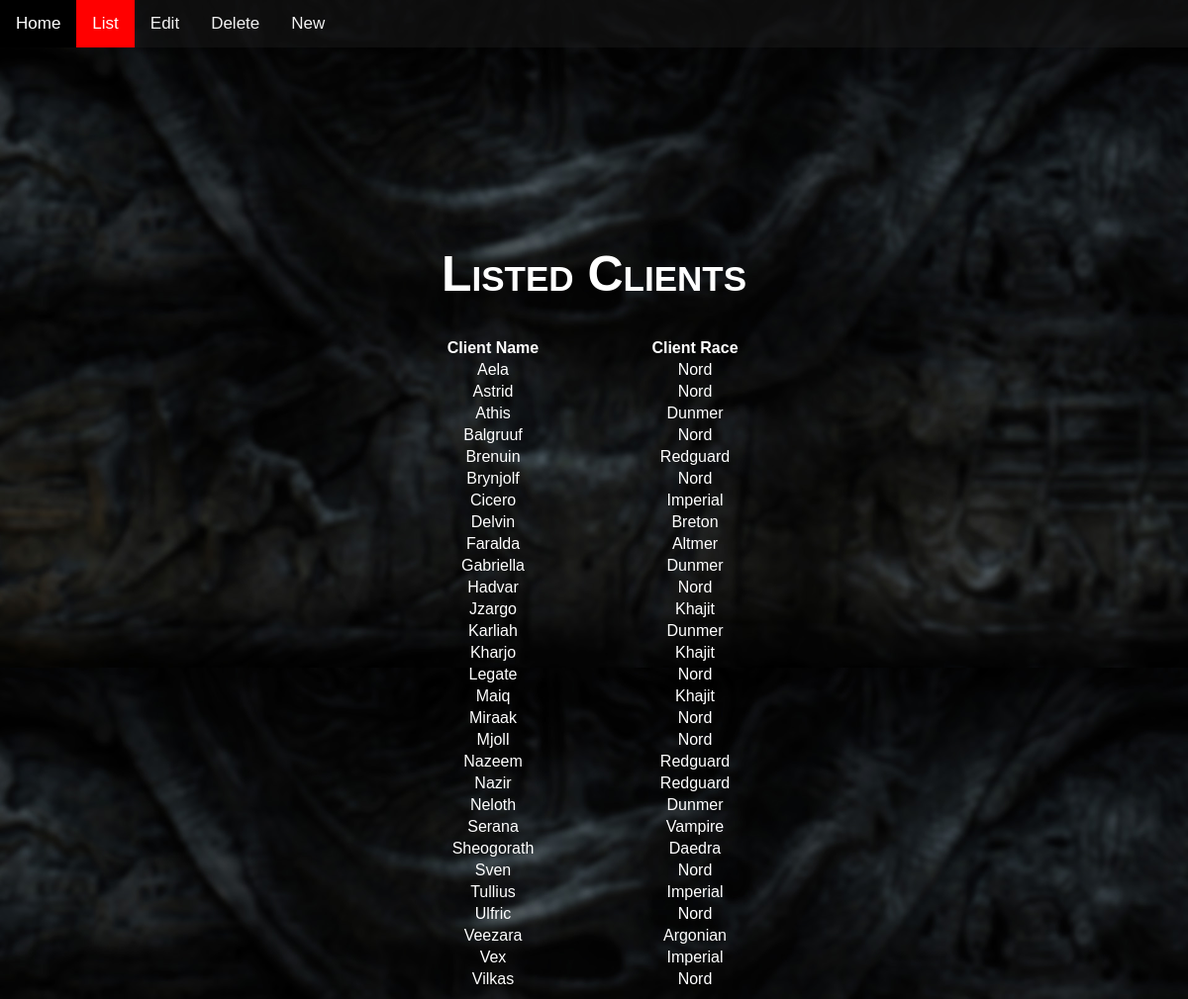
The page /Web/php/php_specific/list_client.php on the database its author committed.
### tables this page shows
CREATE TABLE `client` (
  `clientname` varchar(50) NOT NULL,
  `clientrace` varchar(50) NOT NULL
);

### Web/php/php_specific/list_client.php (the view, shortened to what this page needs)
<!DOCTYPE html>
<html lang="en">
<head>
    <link rel="stylesheet" href="../../style/style.css">
</head>
<body>
    <div class="topnav">
        <a href="../index.php">Home</a>
        <a href="../list.php" class="active">List</a>
        <a href="../edit.php">Edit</a>
        <a href="../delete.php">Delete</a>
        <a href="../new.php">New</a>
    </div>
    <div id="maindiv">
        <h1 id="maintitle">Listed Clients</h1>
        <table class="listeditems">
            <tr><th>Client Name</th><th>Client Race</th></tr>
        <?php
        require_once('../connect.php');
        $sql = "SELECT * FROM client";
        $result = $connect -> query($sql);
        if($result)
        {
            while($row = $result -> fetch_array())
            {
                echo "<tr><td>{$row[0]}</td><td>{$row[1]}</td></tr>";
            }
        }
        ?>
        </table>
    </div>
</body>
</html>

### Web/style/style.css (style rules this page uses)
body { font-family: Arial, Helvetica, sans-serif; background-image: url(../style/swsbg2.jpg); background-size: 100% auto; margin-top: 0; margin-left: 0; margin-right: 0; }
.topnav { background: rgba(30, 30, 30, 0.4); overflow: hidden; }
.topnav a { float: left; color: #f2f2f2; text-align: center; padding: 14px 16px; text-decoration: none; font-size: 17px; }
.topnav a.active { background-color: red; color: white; }
#maindiv { text-align: center; margin-left: auto; margin-right: auto; margin-top: 200px; }
#maintitle { color: white; font-variant: small-caps; font-size: 50px; }
.listeditems { color: white; margin-left: auto; margin-right: auto; }
td, th { width: 200px; }

### rows shown on the page
client: clientname "Aela", clientrace "Nord"
client: clientname "Astrid", clientrace "Nord"
client: clientname "Athis", clientrace "Dunmer"
client: clientname "Balgruuf", clientrace "Nord"
client: clientname "Brenuin", clientrace "Redguard"
client: clientname "Brynjolf", clientrace "Nord"
client: clientname "Cicero", clientrace "Imperial"
client: clientname "Delvin", clientrace "Breton"
client: clientname "Faralda", clientrace "Altmer"
client: clientname "Gabriella", clientrace "Dunmer"
client: clientname "Hadvar", clientrace "Nord"
client: clientname "Jzargo", clientrace "Khajit"
client: clientname "Karliah", clientrace "Dunmer"
client: clientname "Kharjo", clientrace "Khajit"
client: clientname "Legate", clientrace "Nord"
client: clientname "Maiq", clientrace "Khajit"
client: clientname "Miraak", clientrace "Nord"
client: clientname "Mjoll", clientrace "Nord"
client: clientname "Nazeem", clientrace "Redguard"
client: clientname "Nazir", clientrace "Redguard"
client: clientname "Neloth", clientrace "Dunmer"
client: clientname "Serana", clientrace "Vampire"
client: clientname "Sheogorath", clientrace "Daedra"
client: clientname "Sven", clientrace "Nord"
client: clientname "Tullius", clientrace "Imperial"
client: clientname "Ulfric", clientrace "Nord"
client: clientname "Veezara", clientrace "Argonian"
client: clientname "Vex", clientrace "Imperial"
client: clientname "Vilkas", clientrace "Nord"
